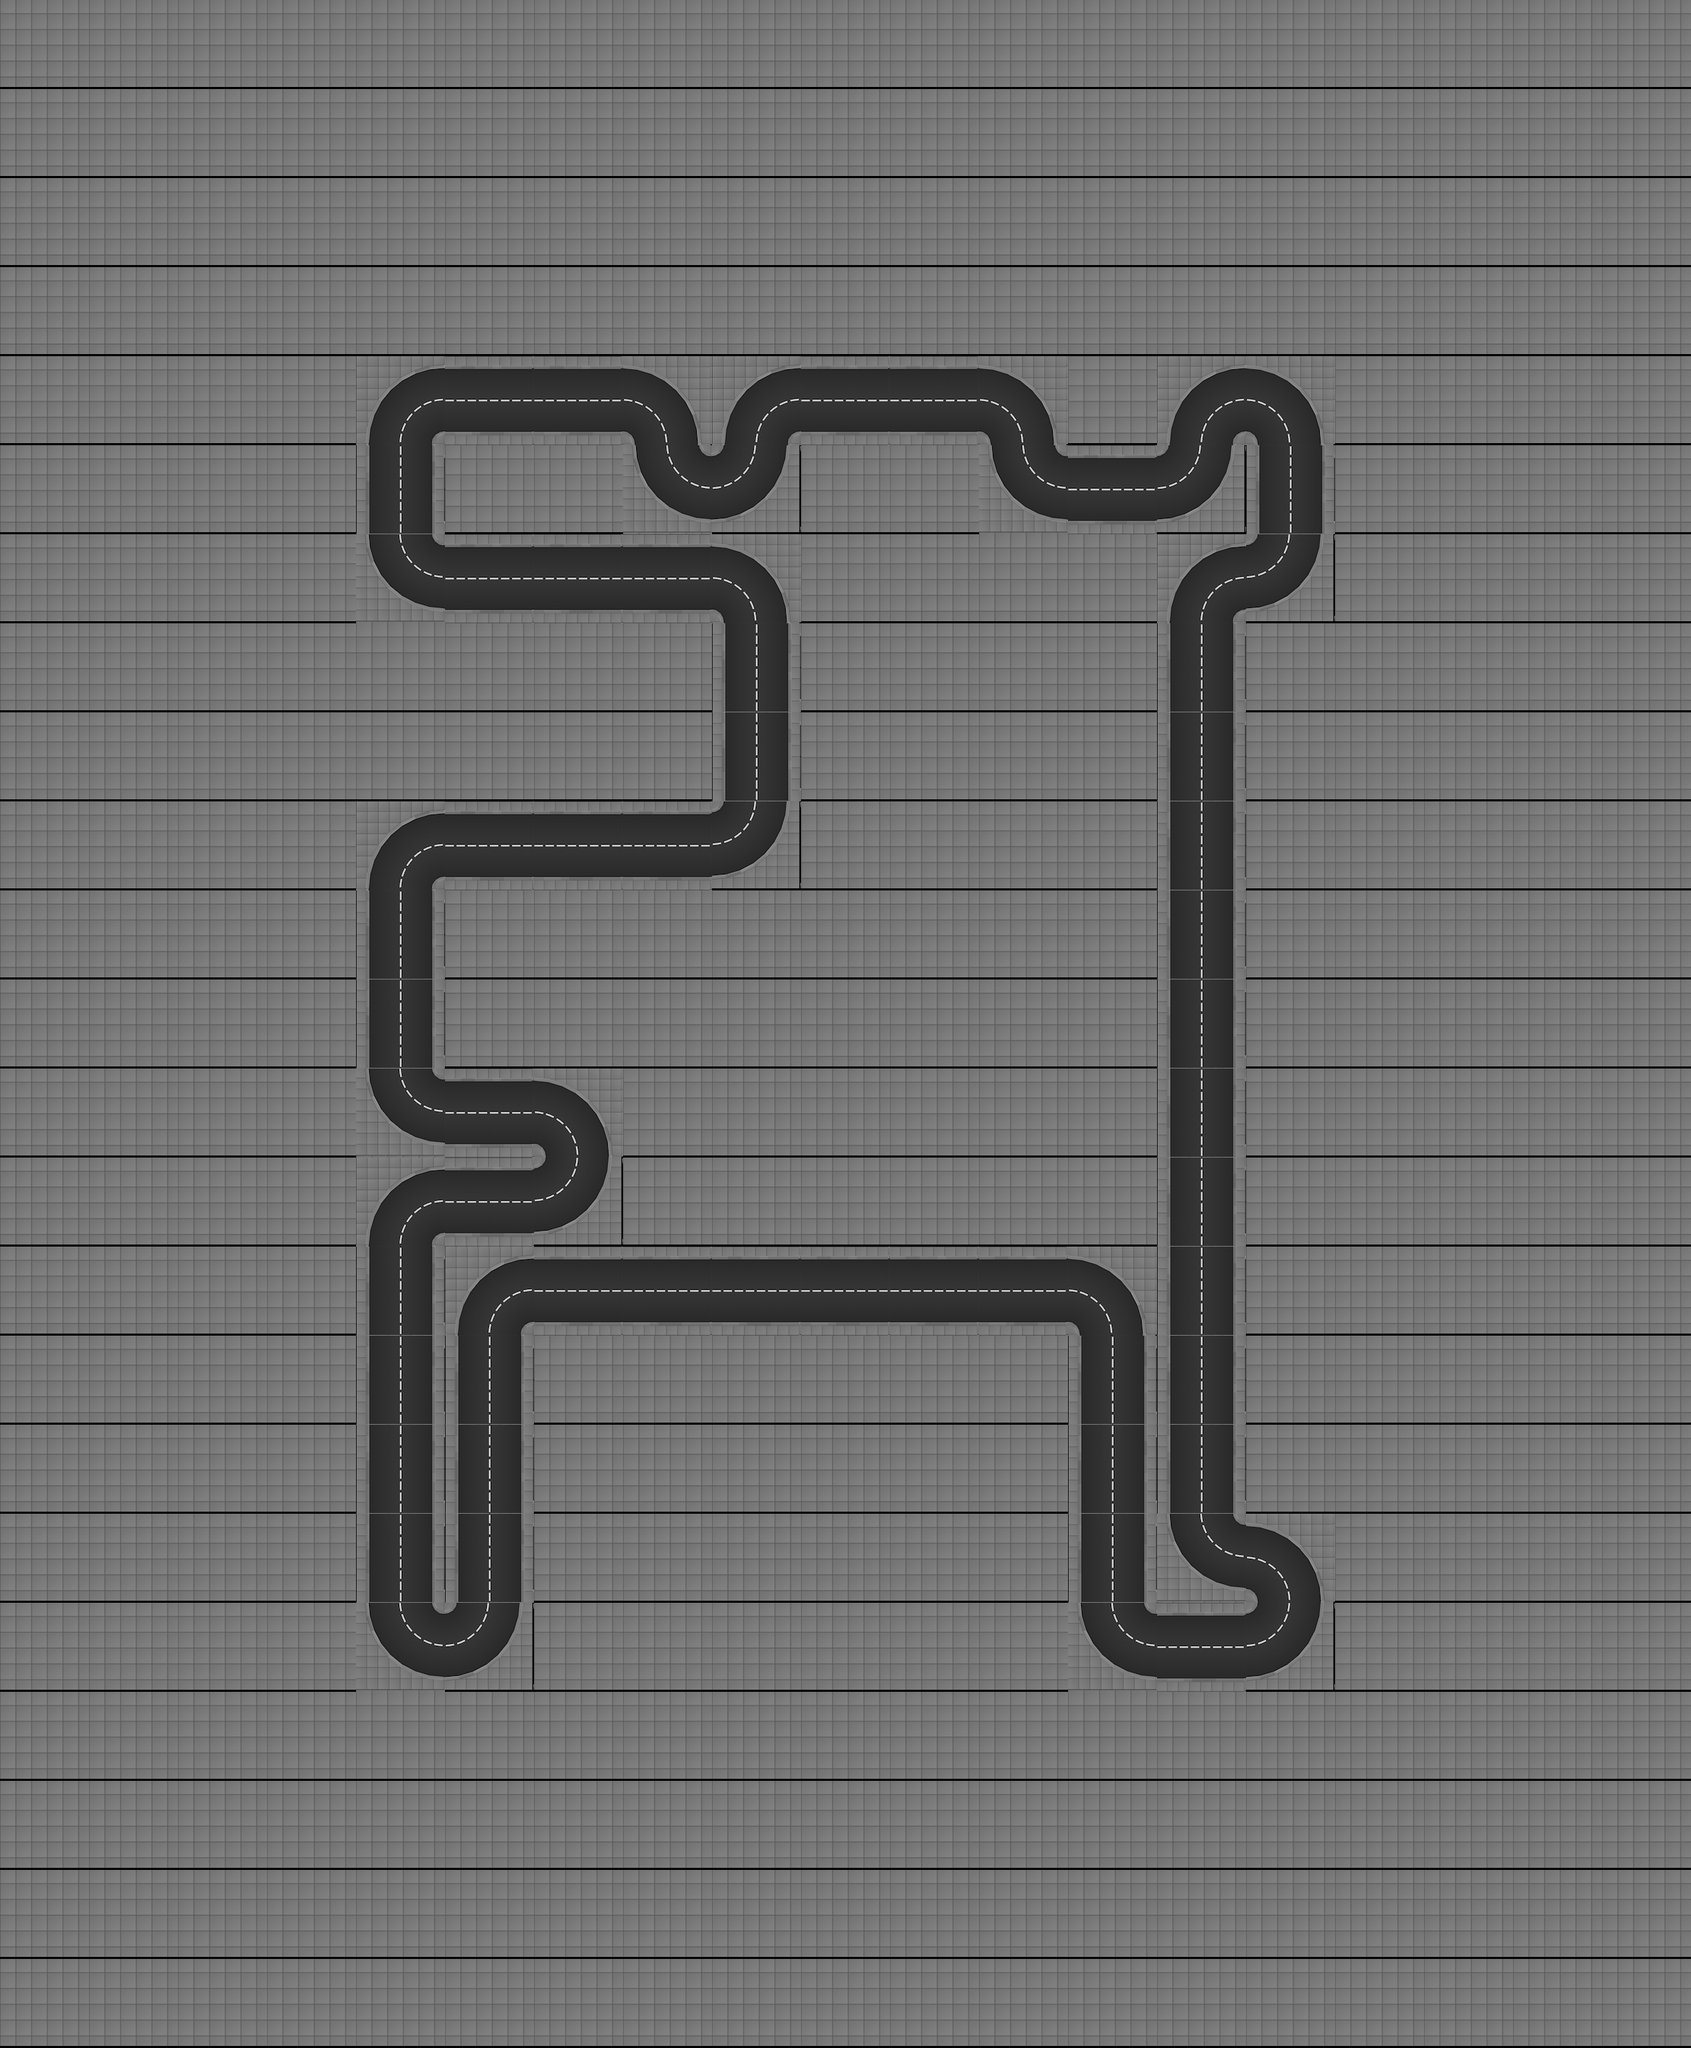

Rendered tile map (Tiled .tmx) drawn with the repository's tilesets; below, a short description and the map source with its tile grids summarised:
An orthogonal 19x23 tile map with 128x128 px tiles, 1 tile layer (track), 2 tilesets and 417 objects (18x appartment_roof_01, 11x office_03_ground_floor, 11x office_03_floor, 11x office_01_ground_floor, 11x office_01_floor, ...).

<map height="23" infinite="0" nextlayerid="1" nextobjectid="1" orientation="orthogonal" renderorder="right-down" tiledversion="1.2.2" tileheight="128" tilewidth="128" version="1.2" width="19"><tileset firstgid="1" source="../../gbResources/set_tiles.tsx" /><tileset firstgid="134" source="../../gbResources/set_objects.tsx" /><layer height="23" id="1" name="track" width="19"><data>[437 cells, 437 non-empty, 7 distinct tile ids]</data></layer><objectgroup id="1" name="walls"><object id="1" x="512" y="640"><polyline points="16,0 32,-64 64,-96 128,-112" /></object><object id="2" x="512" y="640"><polyline points="112,0 114,-8 120,-14 128,-16" /></object><object id="3" x="512" y="704.0"><polyline points="16,-64 16,64" /></object><object id="4" x="512" y="704.0"><polyline points="112,-64 112,64" /></object><object id="5" x="512" y="896"><polyline points="16,-128 32,-64 64,-32 128,-16" /></object><object id="6" x="512" y="896"><polyline points="112,-128 114,-120 120,-114 128,-112" /></object><object id="7" x="512" y="1280"><polyline points="16,0 32,-64 64,-96 128,-112" /></object><object id="8" x="512" y="1280"><polyline points="112,0 114,-8 120,-14 128,-16" /></object><object id="9" x="512" y="1344.0"><polyline points="16,-64 16,64" /></object><object id="10" x="512" y="1344.0"><polyline points="112,-64 112,64" /></object><object id="11" x="512" y="1472.0"><polyline points="16,-64 16,64" /></object><object id="12" x="512" y="1472.0"><polyline points="112,-64 112,64" /></object><object id="13" x="512" y="1664"><polyline points="16,-128 32,-64 64,-32 128,-16" /></object><object id="14" x="512" y="1664"><polyline points="112,-128 114,-120 120,-114 128,-112" /></object><object id="15" x="512" y="1792"><polyline points="16,0 32,-64 64,-96 128,-112" /></object><object id="16" x="512" y="1792"><polyline points="112,0 114,-8 120,-14 128,-16" /></object><object id="17" x="512" y="1856.0"><polyline points="16,-64 16,64" /></object><object id="18" x="512" y="1856.0"><polyline points="112,-64 112,64" /></object><object id="19" x="512" y="1984.0"><polyline points="16,-64 16,64" /></object><object id="20" x="512" y="1984.0"><polyline points="112,-64 112,64" /></object><object id="21" x="512" y="2112.0"><polyline points="16,-64 16,64" /></object><object id="22" x="512" y="2112.0"><polyline points="112,-64 112,64" /></object><object id="23" x="512" y="2240.0"><polyline points="16,-64 16,64" /></object><object id="24" x="512" y="2240.0"><polyline points="112,-64 112,64" /></object><object id="25" x="512" y="2432"><polyline points="16,-128 32,-64 64,-32 128,-16" /></object><object id="26" x="512" y="2432"><polyline points="112,-128 114,-120 120,-114 128,-112" /></object><object id="27" x="640" y="592.0"><polyline points="0,-64 128,-64" /></object><object id="28" x="640" y="560.0"><polyline points="0,64 128,64" /></object><object id="29" x="640" y="848.0"><polyline points="0,-64 128,-64" /></object><object id="30" x="640" y="816.0"><polyline points="0,64 128,64" /></object><object id="31" x="640" y="1232.0"><polyline points="0,-64 128,-64" /></object><object id="32" x="640" y="1200.0"><polyline points="0,64 128,64" /></object><object id="33" x="640" y="1616.0"><polyline points="0,-64 128,-64" /></object><object id="34" x="640" y="1584.0"><polyline points="0,64 128,64" /></object><object id="35" x="640" y="1744.0"><polyline points="0,-64 128,-64" /></object><object id="36" x="640" y="1712.0"><polyline points="0,64 128,64" /></object><object id="37" x="640" y="1920"><polyline points="16,0 32,-64 64,-96 128,-112" /></object><object id="38" x="640" y="1920"><polyline points="112,0 114,-8 120,-14 128,-16" /></object><object id="39" x="640" y="1984.0"><polyline points="16,-64 16,64" /></object><object id="40" x="640" y="1984.0"><polyline points="112,-64 112,64" /></object><object id="41" x="640" y="2112.0"><polyline points="16,-64 16,64" /></object><object id="42" x="640" y="2112.0"><polyline points="112,-64 112,64" /></object><object id="43" x="640" y="2240.0"><polyline points="16,-64 16,64" /></object><object id="44" x="640" y="2240.0"><polyline points="112,-64 112,64" /></object><object id="45" x="640" y="2432"><polyline points="112,-128 96,-64 64,-32 0,-16" /></object><object id="46" x="640" y="2432"><polyline points="16,-128 14,-120 8,-114 0,-112" /></object><object id="47" x="768" y="592.0"><polyline points="0,-64 128,-64" /></object><object id="48" x="768" y="560.0"><polyline points="0,64 128,64" /></object><object id="49" x="768" y="848.0"><polyline points="0,-64 128,-64" /></object><object id="50" x="768" y="816.0"><polyline points="0,64 128,64" /></object><object id="51" x="768" y="1232.0"><polyline points="0,-64 128,-64" /></object><object id="52" x="768" y="1200.0"><polyline points="0,64 128,64" /></object><object id="53" x="768" y="1664"><polyline points="0,-112 64,-96 96,-64 112,0" /></object><object id="54" x="768" y="1664"><polyline points="0,-16 8,-14 14,-8 16,0" /></object><object id="55" x="768" y="1792"><polyline points="112,-128 96,-64 64,-32 0,-16" /></object><object id="56" x="768" y="1792"><polyline points="16,-128 14,-120 8,-114 0,-112" /></object><object id="57" x="768" y="1872.0"><polyline points="0,-64 128,-64" /></object><object id="58" x="768" y="1840.0"><polyline points="0,64 128,64" /></object><object id="59" x="896" y="640"><polyline points="0,-112 64,-96 96,-64 112,0" /></object><object id="60" x="896" y="640"><polyline points="0,-16 8,-14 14,-8 16,0" /></object><object id="61" x="896" y="768"><polyline points="16,-128 32,-64 64,-32 128,-16" /></object><object id="62" x="896" y="768"><polyline points="112,-128 114,-120 120,-114 128,-112" /></object><object id="63" x="896" y="848.0"><polyline points="0,-64 128,-64" /></object><object id="64" x="896" y="816.0"><polyline points="0,64 128,64" /></object><object id="65" x="896" y="1232.0"><polyline points="0,-64 128,-64" /></object><object id="66" x="896" y="1200.0"><polyline points="0,64 128,64" /></object><object id="67" x="896" y="1872.0"><polyline points="0,-64 128,-64" /></object><object id="68" x="896" y="1840.0"><polyline points="0,64 128,64" /></object><object id="69" x="1024" y="640"><polyline points="16,0 32,-64 64,-96 128,-112" /></object><object id="70" x="1024" y="640"><polyline points="112,0 114,-8 120,-14 128,-16" /></object><object id="71" x="1024" y="768"><polyline points="112,-128 96,-64 64,-32 0,-16" /></object><object id="72" x="1024" y="768"><polyline points="16,-128 14,-120 8,-114 0,-112" /></object><object id="73" x="1024" y="896"><polyline points="0,-112 64,-96 96,-64 112,0" /></object><object id="74" x="1024" y="896"><polyline points="0,-16 8,-14 14,-8 16,0" /></object><object id="75" x="1024" y="960.0"><polyline points="16,-64 16,64" /></object><object id="76" x="1024" y="960.0"><polyline points="112,-64 112,64" /></object><object id="77" x="1024" y="1088.0"><polyline points="16,-64 16,64" /></object><object id="78" x="1024" y="1088.0"><polyline points="112,-64 112,64" /></object><object id="79" x="1024" y="1280"><polyline points="112,-128 96,-64 64,-32 0,-16" /></object><object id="80" x="1024" y="1280"><polyline points="16,-128 14,-120 8,-114 0,-112" /></object><object id="81" x="1024" y="1872.0"><polyline points="0,-64 128,-64" /></object><object id="82" x="1024" y="1840.0"><polyline points="0,64 128,64" /></object><object id="83" x="1152" y="592.0"><polyline points="0,-64 128,-64" /></object></objectgroup><objectgroup id="2" name="route"><!-- 1 objects omitted --></objectgroup><objectgroup id="3" name="lights"><!-- 74 objects omitted --></objectgroup><objectgroup id="4" name="slow_motion_triggers"><!-- 28 objects omitted --></objectgroup><objectgroup id="5" name="speed_up_triggers"><!-- 8 objects omitted --></objectgroup><objectgroup id="6" name="buildings"><!-- 154 objects omitted --></objectgroup><objectgroup id="7" name="spawners"><!-- 4 objects omitted --></objectgroup></map>
<!-- 334 of 417 objects omitted -->
